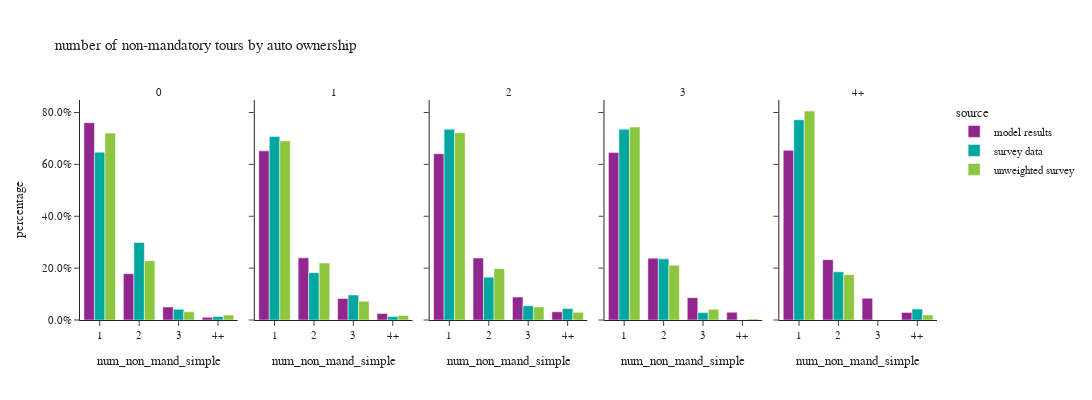

The cell this chart's notebook holds for it:
### Markdown cell above
- number of non-mandatory tours

### Code cell
df_1 = per_data.groupby(['source','auto_ownership_simple','num_non_mand_simple'])['person_weight'].sum().reset_index()
df_1['percentage'] = df_1.groupby(['auto_ownership_simple','source'], group_keys=False)['person_weight']. \
    apply(lambda x: x / float(x.sum()))

fig = px.bar(df_1, x="num_non_mand_simple", y="percentage", color="source",barmode="group",
             facet_col="auto_ownership_simple",
             title="number of non-mandatory tours by auto ownership")
fig.for_each_annotation(lambda a: a.update(text=a.text.split("=")[-1]))
fig.update_layout(height=400, width=1200)
fig.update_yaxes(tickformat=".1%")
fig.show()

### Figure 1 — Plotly figure (JSON) as saved in the notebook; plotly's stock layout.template omitted (floating-point values rounded to 4 significant figures)
{"data": [{"alignmentgroup": "True", "hovertemplate": "source=model results<br>auto_ownership_simple=0<br>num_non_mand_simple=%{x}<br>percentage=%{y}<extra></extra>", "legendgroup": "model results", "marker": {"color": "#91268F", "pattern": {"shape": ""}}, "name": "model results", "offsetgroup": "model results", "orientation": "v", "showlegend": true, "textposition": "auto", "type": "bar", "x": ["1", "2", "3", "4+"], "xaxis": "x", "y": [0.7609, 0.1787, 0.05019, 0.01021], "yaxis": "y"}, {"alignmentgroup": "True", "hovertemplate": "source=model results<br>auto_ownership_simple=1<br>num_non_mand_simple=%{x}<br>percentage=%{y}<extra></extra>", "legendgroup": "model results", "marker": {"color": "#91268F", "pattern": {"shape": ""}}, "name": "model results", "offsetgroup": "model results", "orientation": "v", "showlegend": false, "textposition": "auto", "type": "bar", "x": ["1", "2", "3", "4+"], "xaxis": "x2", "y": [0.6521, 0.2395, 0.08306, 0.02528], "yaxis": "y2"}, {"alignmentgroup": "True", "hovertemplate": "source=model results<br>auto_ownership_simple=2<br>num_non_mand_simple=%{x}<br>percentage=%{y}<extra></extra>", "legendgroup": "model results", "marker": {"color": "#91268F", "pattern": {"shape": ""}}, "name": "model results", "offsetgroup": "model results", "orientation": "v", "showlegend": false, "textposition": "auto", "type": "bar", "x": ["1", "2", "3", "4+"], "xaxis": "x3", "y": [0.6411, 0.2389, 0.08848, 0.03156], "yaxis": "y3"}, {"alignmentgroup": "True", "hovertemplate": "source=model results<br>auto_ownership_simple=3<br>num_non_mand_simple=%{x}<br>percentage=%{y}<extra></extra>", "legendgroup": "model results", "marker": {"color": "#91268F", "pattern": {"shape": ""}}, "name": "model results", "offsetgroup": "model results", "orientation": "v", "showlegend": false, "textposition": "auto", "type": "bar", "x": ["1", "2", "3", "4+"], "xaxis": "x4", "y": [0.6455, 0.2384, 0.0862, 0.02998], "yaxis": "y4"}, {"alignmentgroup": "True", "hovertemplate": "source=model results<br>auto_ownership_simple=4+<br>num_non_mand_simple=%{x}<br>percentage=%{y}<extra></extra>", "legendgroup": "model results", "marker": {"color": "#91268F", "pattern": {"shape": ""}}, "name": "model results", "offsetgroup": "model results", "orientation": "v", "showlegend": false, "textposition": "auto", "type": "bar", "x": ["1", "2", "3", "4+"], "xaxis": "x5", "y": [0.6541, 0.2326, 0.08402, 0.02929], "yaxis": "y5"}, {"alignmentgroup": "True", "hovertemplate": "source=survey data<br>auto_ownership_simple=0<br>num_non_mand_simple=%{x}<br>percentage=%{y}<extra></extra>", "legendgroup": "survey data", "marker": {"color": "#00A7A0", "pattern": {"shape": ""}}, "name": "survey data", "offsetgroup": "survey data", "orientation": "v", "showlegend": true, "textposition": "auto", "type": "bar", "x": ["1", "2", "3", "4+"], "xaxis": "x", "y": [0.6468, 0.2986, 0.04121, 0.01345], "yaxis": "y"}, {"alignmentgroup": "True", "hovertemplate": "source=survey data<br>auto_ownership_simple=1<br>num_non_mand_simple=%{x}<br>percentage=%{y}<extra></extra>", "legendgroup": "survey data", "marker": {"color": "#00A7A0", "pattern": {"shape": ""}}, "name": "survey data", "offsetgroup": "survey data", "orientation": "v", "showlegend": false, "textposition": "auto", "type": "bar", "x": ["1", "2", "3", "4+"], "xaxis": "x2", "y": [0.7079, 0.1824, 0.09667, 0.01304], "yaxis": "y2"}, {"alignmentgroup": "True", "hovertemplate": "source=survey data<br>auto_ownership_simple=2<br>num_non_mand_simple=%{x}<br>percentage=%{y}<extra></extra>", "legendgroup": "survey data", "marker": {"color": "#00A7A0", "pattern": {"shape": ""}}, "name": "survey data", "offsetgroup": "survey data", "orientation": "v", "showlegend": false, "textposition": "auto", "type": "bar", "x": ["1", "2", "3", "4+"], "xaxis": "x3", "y": [0.7356, 0.1653, 0.05505, 0.04408], "yaxis": "y3"}, {"alignmentgroup": "True", "hovertemplate": "source=survey data<br>auto_ownership_simple=3<br>num_non_mand_simple=%{x}<br>percentage=%{y}<extra></extra>", "legendgroup": "survey data", "marker": {"color": "#00A7A0", "pattern": {"shape": ""}}, "name": "survey data", "offsetgroup": "survey data", "orientation": "v", "showlegend": false, "textposition": "auto", "type": "bar", "x": ["1", "2", "3", "4+"], "xaxis": "x4", "y": [0.7355, 0.2357, 0.02849, 0.0003075], "yaxis": "y4"}, {"alignmentgroup": "True", "hovertemplate": "source=survey data<br>auto_ownership_simple=4+<br>num_non_mand_simple=%{x}<br>percentage=%{y}<extra></extra>", "legendgroup": "survey data", "marker": {"color": "#00A7A0", "pattern": {"shape": ""}}, "name": "survey data", "offsetgroup": "survey data", "orientation": "v", "showlegend": false, "textposition": "auto", "type": "bar", "x": ["1", "2", "4+"], "xaxis": "x5", "y": [0.7722, 0.1858, 0.04195], "yaxis": "y5"}, {"alignmentgroup": "True", "hovertemplate": "source=unweighted survey<br>auto_ownership_simple=0<br>num_non_mand_simple=%{x}<br>percentage=%{y}<extra></extra>", "legendgroup": "unweighted survey", "marker": {"color": "#8CC63E", "pattern": {"shape": ""}}, "name": "unweighted survey", "offsetgroup": "unweighted survey", "orientation": "v", "showlegend": true, "textposition": "auto", "type": "bar", "x": ["1", "2", "3", "4+"], "xaxis": "x", "y": [0.7206, 0.2286, 0.03175, 0.01905], "yaxis": "y"}, {"alignmentgroup": "True", "hovertemplate": "source=unweighted survey<br>auto_ownership_simple=1<br>num_non_mand_simple=%{x}<br>percentage=%{y}<extra></extra>", "legendgroup": "unweighted survey", "marker": {"color": "#8CC63E", "pattern": {"shape": ""}}, "name": "unweighted survey", "offsetgroup": "unweighted survey", "orientation": "v", "showlegend": false, "textposition": "auto", "type": "bar", "x": ["1", "2", "3", "4+"], "xaxis": "x2", "y": [0.6905, 0.2198, 0.07258, 0.01714], "yaxis": "y2"}, {"alignmentgroup": "True", "hovertemplate": "source=unweighted survey<br>auto_ownership_simple=2<br>num_non_mand_simple=%{x}<br>percentage=%{y}<extra></extra>", "legendgroup": "unweighted survey", "marker": {"color": "#8CC63E", "pattern": {"shape": ""}}, "name": "unweighted survey", "offsetgroup": "unweighted survey", "orientation": "v", "showlegend": false, "textposition": "auto", "type": "bar", "x": ["1", "2", "3", "4+"], "xaxis": "x3", "y": [0.722, 0.198, 0.05043, 0.02952], "yaxis": "y3"}, {"alignmentgroup": "True", "hovertemplate": "source=unweighted survey<br>auto_ownership_simple=3<br>num_non_mand_simple=%{x}<br>percentage=%{y}<extra></extra>", "legendgroup": "unweighted survey", "marker": {"color": "#8CC63E", "pattern": {"shape": ""}}, "name": "unweighted survey", "offsetgroup": "unweighted survey", "orientation": "v", "showlegend": false, "textposition": "auto", "type": "bar", "x": ["1", "2", "3", "4+"], "xaxis": "x4", "y": [0.7438, 0.2107, 0.04132, 0.004132], "yaxis": "y4"}, {"alignmentgroup": "True", "hovertemplate": "source=unweighted survey<br>auto_ownership_simple=4+<br>num_non_mand_simple=%{x}<br>percentage=%{y}<extra></extra>", "legendgroup": "unweighted survey", "marker": {"color": "#8CC63E", "pattern": {"shape": ""}}, "name": "unweighted survey", "offsetgroup": "unweighted survey", "orientation": "v", "showlegend": false, "textposition": "auto", "type": "bar", "x": ["1", "2", "4+"], "xaxis": "x5", "y": [0.8058, 0.1748, 0.01942], "yaxis": "y5"}], "layout": {"annotations": [{"font": {}, "showarrow": false, "text": "0", "x": 0.092, "xanchor": "center", "xref": "paper", "y": 1.0, "yanchor": "bottom", "yref": "paper"}, {"font": {}, "showarrow": false, "text": "1", "x": 0.296, "xanchor": "center", "xref": "paper", "y": 1.0, "yanchor": "bottom", "yref": "paper"}, {"font": {}, "showarrow": false, "text": "2", "x": 0.5, "xanchor": "center", "xref": "paper", "y": 1.0, "yanchor": "bottom", "yref": "paper"}, {"font": {}, "showarrow": false, "text": "3", "x": 0.704, "xanchor": "center", "xref": "paper", "y": 1.0, "yanchor": "bottom", "yref": "paper"}, {"font": {}, "showarrow": false, "text": "4+", "x": 0.908, "xanchor": "center", "xref": "paper", "y": 1.0, "yanchor": "bottom", "yref": "paper"}], "barmode": "group", "height": 400, "legend": {"title": {"text": "source"}, "tracegroupgap": 0}, "title": {"text": "number of non-mandatory tours by auto ownership"}, "width": 1200, "xaxis": {"anchor": "y", "domain": [0.0, 0.184], "title": {"text": "num_non_mand_simple"}}, "xaxis2": {"anchor": "y2", "domain": [0.204, 0.388], "matches": "x", "title": {"text": "num_non_mand_simple"}}, "xaxis3": {"anchor": "y3", "domain": [0.408, 0.592], "matches": "x", "title": {"text": "num_non_mand_simple"}}, "xaxis4": {"anchor": "y4", "domain": [0.612, 0.796], "matches": "x", "title": {"text": "num_non_mand_simple"}}, "xaxis5": {"anchor": "y5", "domain": [0.816, 1.0], "matches": "x", "title": {"text": "num_non_mand_simple"}}, "yaxis": {"anchor": "x", "domain": [0.0, 1.0], "tickformat": ".1%", "title": {"text": "percentage"}}, "yaxis2": {"anchor": "x2", "domain": [0.0, 1.0], "matches": "y", "showticklabels": false, "tickformat": ".1%"}, "yaxis3": {"anchor": "x3", "domain": [0.0, 1.0], "matches": "y", "showticklabels": false, "tickformat": ".1%"}, "yaxis4": {"anchor": "x4", "domain": [0.0, 1.0], "matches": "y", "showticklabels": false, "tickformat": ".1%"}, "yaxis5": {"anchor": "x5", "domain": [0.0, 1.0], "matches": "y", "showticklabels": false, "tickformat": ".1%"}}}
